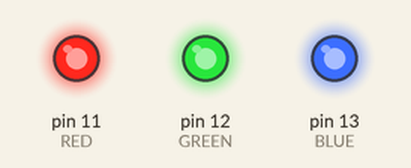
Recording of a sketch running on a simulated Arduino Uno, built with avr-gcc and run on an emulated ATmega328P. Parts: output pins drawn as LEDs (lit = HIGH).

Above: at 0.1 s.
Timing chart, 0 to 1.6 s (numbered marks = the images above):
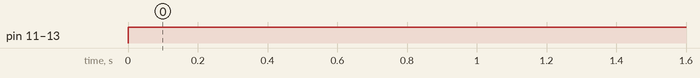

Measured:
- by itself, pin 11 (RED), pin 12 (GREEN), pin 13 (BLUE): LOW → HIGH at 0.00 s

The sketch:

test_led.ino
```cpp
#define RED 11
#define GREEN 12
#define BLUE 13

void setup() {
  // put your setup code here, to run once:
  pinMode(RED, OUTPUT);
  pinMode(BLUE, OUTPUT);
  pinMode(GREEN, OUTPUT);
}

void loop() {
  // put your main code here, to run repeatedly:
  analogWrite(RED, 255);
  analogWrite(GREEN, 255);
  analogWrite(BLUE, 255);


}
```
